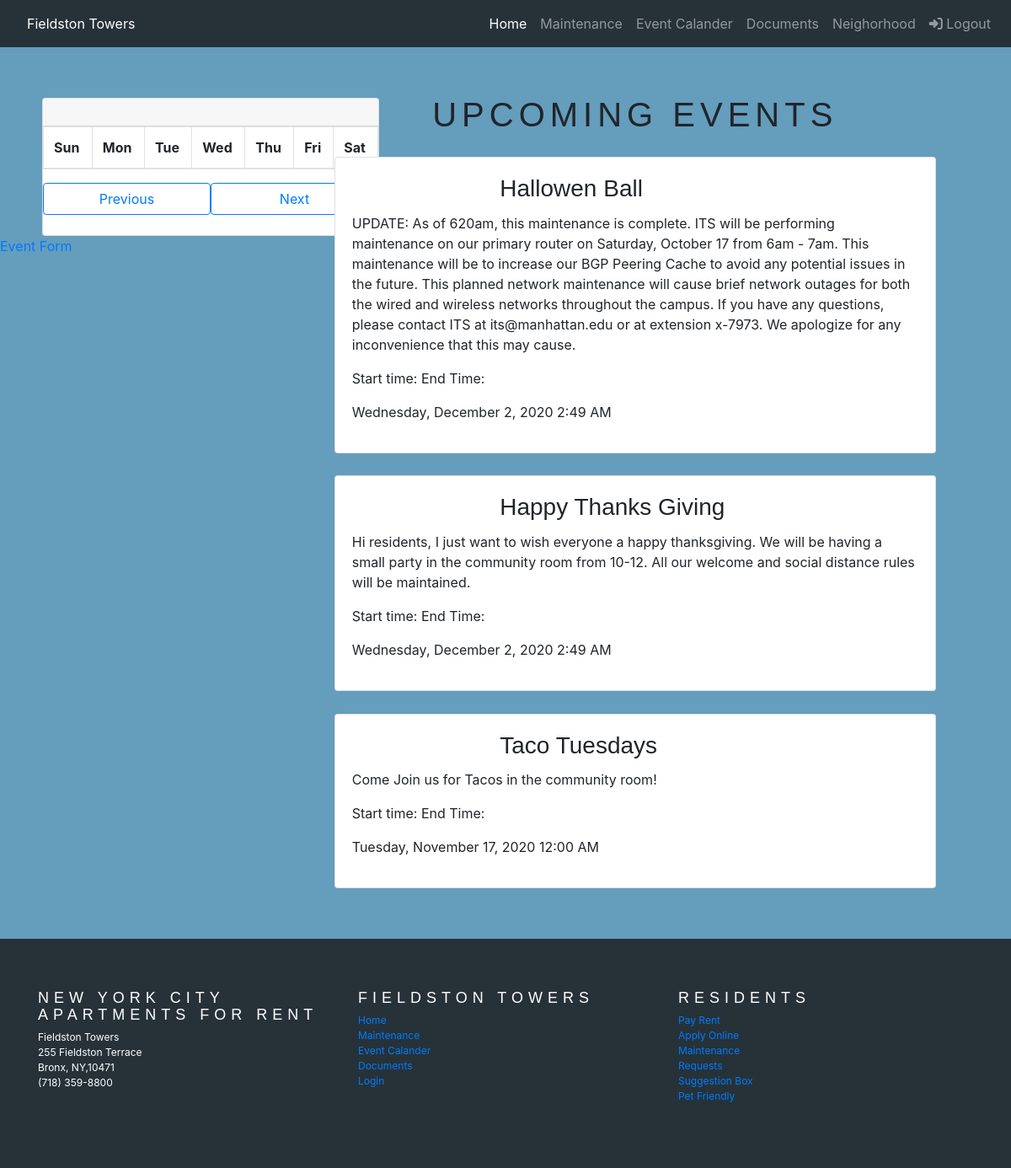
The page /events (signed in) on the database its author committed.
### app/models.py (models this page shows)
class Event(db.Model):
    id = db.Column(db.Integer, primary_key=True)
    title = db.Column(db.String(120))
    dateOfEvent = db.Column(db.DateTime)
    body = db.Column(db.String)
    timestamp = db.Column(db.DateTime, index=True, default=datetime.utcnow())
    author = db.Column(db.String(60))
    user_id = db.Column(db.Integer, db.ForeignKey('user.id'))
    location = db.Column(db.String)
    start= db.Column(db.Time)
    end= db.Column(db.Time)

### app/routes.py (the view)
@app.route('/events')
@login_required
def events():
    events = Event.query.order_by('timestamp').limit(4)
    return render_template('events.html',events=events)

### app/models.py (called while the page is built)
@login.user_loader
def load_user(id):
    return User.query.get(int(id))

### app/templates/events.html (shortened to what this page needs)
{% extends "base.html" %}
{% block custom_styles %}
<link rel="stylesheet" href="{{ url_for('static', filename='css/event.css') }}">
{% endblock %}
{% block content %}
<main class="background-blue">
    <div class="container-fluid topSpace">
        <div class="row">
            <div class="col-md-3">
                <div class="card" id='calendar'>
                    <div class="card-header">
                    </div>
                    <table class="table table-bordered table-responsive-sm">
                        <thead>
                        <tr>
                            <th>Sun</th>
                            <th>Mon</th>
                            <th>Tue</th>
                            <th>Wed</th>
                            <th>Thu</th>
                            <th>Fri</th>
                            <th>Sat</th>
                        </tr>
                        </thead>
                    </table>
                    <div class="form-inline">
                        <button class="btn btn-outline-primary col-sm-6" id="previous" onclick="previous()">
                            Previous
                        </button>
                        <button class="btn btn-outline-primary col-sm-6" id="next" onclick="next()">Next</button>
                    </div>
                    <br/>
                </div>
                <a href="{{ url_for('event_form') }}">Event Form</a>
            </div>
            <div class="col-md-9">
                <h1 id="eventTitle">Upcoming Events</h1>
                {% for event in events %}
                <div class="cardMaintenance">
                    <div class="card">
                        <div class="card-body">
                            <div class="row">
                                <div class="col-3">
                                </div>
                                <div class="col-9">
                                      <h3 class="card-title">{{ event.title }}</h3>
                                </div>
                            </div>
                            <p class="card-text">{{ event.body }}</p>
                            <p>Start time: {{event.start_at}} End Time: {{ event.end_at }}</p>
                            <p>{{ moment(event.dateOfEvent).format('LLLL') }}</p>
                        </div>
                    </div>
                </div>
                {% endfor %}
            </div>
        </div>
    </div>
</main>
{% endblock %}

### app/static/css/base.css (style rules this page uses)
.topSpace { padding:5% 0; }
.background-blue { background-color: #659dbd; }
.card-title { font-family: Raleway, sans-serif !important; }

### app/static/css/event.css (style rules this page uses)
#calendar { width: 400px; margin-left:50px; }
.cardMaintenance { width: 80%; margin-left: 10%; margin-top: 3%; }
#eventTitle { text-align: center; font-family: Raleway, sans-serif; letter-spacing: 6px; font-weight: 400; text-transform: uppercase; line-height: 40px; margin-bottom: 30px; }

### rows shown on the page
Event: title "Hallowen Ball", body "UPDATE: As of 620am, this maintenance is complete. ITS will be performing maintenance on our primary router on Saturday, October 17 from 6am - 7am. This maintenance will be to increase our BGP Peering Cache to avoid any potential issues in the future. This planned network maintenance will cause brief network outages for both the wired and wireless networks throughout the campus. If you have any questions, please contact ITS at its@manhattan.edu or at extension x-7973. We apologize for any inconvenience that this may cause.", dateOfEvent "Wednesday, December 2, 2020 2:49 AM"
Event: title "Happy Thanks Giving", body "Hi residents, I just want to wish everyone a happy thanksgiving. We will be having a small party in the community room from 10-12. All our welcome and social distance rules will be maintained.", dateOfEvent "Wednesday, December 2, 2020 2:49 AM"
Event: title "Taco Tuesdays", body "Come Join us for Tacos in the community room!", dateOfEvent "Tuesday, November 17, 2020 12:00 AM"
